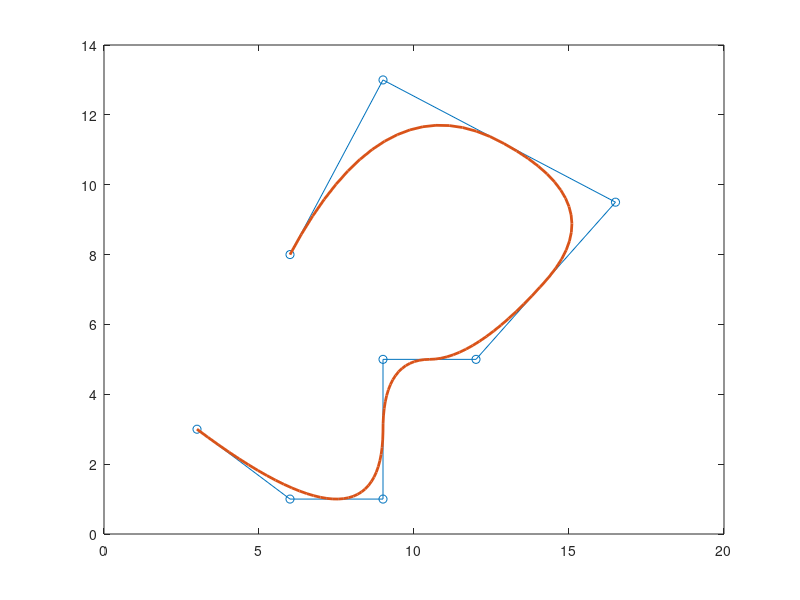

This chart was generated by the following MATLAB code:
% https://tajimarobotics.com/basis-spline-interpolation-program/
% https://1st-archiengineer.com/programing-bspline2/
function [] = bspline_path()
    clear;
    close all;
    clc;
    
    % Control Points (X-Y)
%     P = [ 
%         0.0, 0.0;
%         1.0, 2.0;
%         3.0, 2.0;
%         3.0, 0.0;
%         5.0, 2.0;
%         6.0, 0.0;
%         ];
    
    P = [ 3, 3;
          6, 1;
          9, 1;
          9, 5;
          12, 5;
          16.5, 9.5;
          9, 13;
          6, 8];
  
    p = length(P);  % Number of Control Ponits
    n = 2;          % Degree of B-Spline
    m = p + n + 1;  % Number of Knots in Knot Vector

    % Define Knot Vector
    u = OpenUniformKnotVector(m,n);

    t = 0:0.01:u(end);

    % Calculate B-spline Curve
    S = zeros(length(t),2);
    S(1,:) = P(1,:);
    for i = 2:length(t)
        for j =1:p
            b = BasisFunction(u,j,n,t(i));  
            S(i,:) = S(i,:) + P(j,:)*b;
        end
    end
    
    figure;
    plot(P(:, 1), P(:, 2), '-o'); hold on;
    plot(S(:, 1), S(:, 2), 'LineWidth', 2); hold on;
end

% u : Knot Vector
% m : Number of Knots in Knot Vector
% n : Degree of B-Spline
function u = OpenUniformKnotVector(m,n)
    u = zeros(1,m);
    for i = 1:1:m
          if i < n+1 
              u(i) = 0;
          elseif i > m - (n + 1) 
              u(i) = m - 1 - 2 * n;
          else
              u(i) = i - n - 1;
          end
    end
    u = u/u(end);      
end

% u : Knot Vector
% j : j-th Control Ponit
% k : k-th Basis Function <-- n-th B-Spline
% t : Time
function var = BasisFunction(u,j,k,t)   
    w1 = 0.0;
    w2 = 0.0;
    
    if k == 0 
        if u(j) < t && t <= u(j+1)
            var = 1.0;
        else
            var = 0.0;
        end
    else
        if (u(j+k+1)-u(j+1)) ~= 0  
            w1 = BasisFunction(u,j+1,k-1,t) * (u(j+k+1) - t)/(u(j+k+1)-u(j+1));
        end
        if (u(j+k)-u(j)) ~= 0  
            w2 = BasisFunction(u,j,k-1,t) * (t - u(j))/(u(j+k) - u(j));
        end
        var = w1 + w2;
    end  
end
